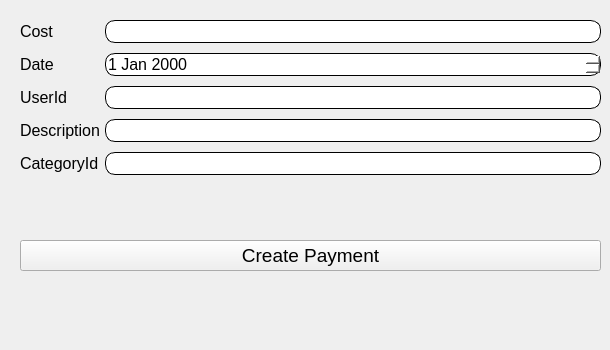
          <widget class="QWidget" name="CreateTab">
           <attribute name="title">
            <string extracomment="This tab is using to create the new row">Create</string>
           </attribute>
           <widget class="QWidget" name="formLayoutWidget_2">
            <property name="geometry">
             <rect>
              <x>20</x>
              <y>20</y>
              <width>581</width>
              <height>321</height>
             </rect>
            </property>
            <layout class="QFormLayout" name="formLayout_4">
             <property name="horizontalSpacing">
              <number>5</number>
             </property>
             <property name="verticalSpacing">
              <number>10</number>
             </property>
             <item row="0" column="0">
              <widget class="QLabel" name="label_8">
               <property name="font">
                <font>
                 <family>Segoe UI</family>
                 <pointsize>12</pointsize>
                </font>
               </property>
               <property name="text">
                <string>Cost</string>
               </property>
              </widget>
             </item>
             <item row="0" column="1">
              <widget class="QLineEdit" name="paymentsCostEditField_2">
               <property name="font">
                <font>
                 <family>Segoe UI</family>
                 <pointsize>12</pointsize>
                </font>
               </property>
               <property name="styleSheet">
                <string notr="true">#paymentsCostEditField_2{
background-color: white; 
border-style: outset;
border-width: 1px;
border-radius: 10px;
}</string>
               </property>
              </widget>
             </item>
             <item row="1" column="0">
              <widget class="QLabel" name="label_9">
               <property name="font">
                <font>
                 <family>Segoe UI</family>
                 <pointsize>12</pointsize>
                </font>
               </property>
               <property name="text">
                <string>Date</string>
               </property>
              </widget>
             </item>
             <item row="1" column="1">
              <widget class="QDateEdit" name="paymentsDateEditField_2">
               <property name="font">
                <font>
                 <family>Segoe UI</family>
                 <pointsize>12</pointsize>
                </font>
               </property>
               <property name="styleSheet">
                <string notr="true">#paymentsDateEditField_2{
background-color: white; 
border-style: outset;
border-width: 1px;
border-radius: 10px;
}</string>
               </property>
              </widget>
             </item>
             <item row="2" column="0">
              <widget class="QLabel" name="label_10">
               <property name="font">
                <font>
                 <family>Segoe UI</family>
                 <pointsize>12</pointsize>
                </font>
               </property>
               <property name="text">
                <string>UserId</string>
               </property>
              </widget>
             </item>
             <item row="2" column="1">
              <widget class="QLineEdit" name="paymentsUserIdEditField_2">
               <property name="font">
                <font>
                 <family>Segoe UI</family>
                 <pointsize>12</pointsize>
                </font>
               </property>
               <property name="styleSheet">
                <string notr="true">#paymentsUserIdEditField_2{
background-color: white; 
border-style: outset;
border-width: 1px;
border-radius: 10px;
}</string>
               </property>
              </widget>
             </item>
             <item row="3" column="0">
              <widget class="QLabel" name="label_11">
               <property name="font">
                <font>
                 <family>Segoe UI</family>
                 <pointsize>12</pointsize>
                </font>
               </property>
               <property name="text">
                <string>Description</string>
               </property>
              </widget>
             </item>
             <item row="3" column="1">
              <widget class="QLineEdit" name="paymentsDescriptionEditField_2">
               <property name="font">
                <font>
                 <family>Segoe UI</family>
                 <pointsize>12</pointsize>
                </font>
               </property>
               <property name="styleSheet">
                <string notr="true">#paymentsDescriptionEditField_2{
background-color: white; 
border-style: outset;
border-width: 1px;
border-radius: 10px;
}</string>
               </property>
              </widget>
             </item>
             <item row="4" column="0">
              <widget class="QLabel" name="label_12">
               <property name="font">
                <font>
                 <family>Segoe UI</family>
                 <pointsize>12</pointsize>
                </font>
               </property>
               <property name="text">
                <string>CategoryId</string>
               </property>
              </widget>
             </item>
             <item row="4" column="1">
              <widget class="QLineEdit" name="paymentsCategoryIdEditField_2">
               <property name="font">
                <font>
                 <family>Segoe UI</family>
                 <pointsize>12</pointsize>
                </font>
               </property>
               <property name="styleSheet">
                <string notr="true">#paymentsCategoryIdEditField_2{
background-color: white; 
border-style: outset;
border-width: 1px;
border-radius: 10px;
}</string>
               </property>
              </widget>
             </item>
             <item row="6" column="0" colspan="2">
              <layout class="QHBoxLayout" name="horizontalLayout_2">
               <property name="spacing">
                <number>1</number>
               </property>
               <property name="topMargin">
                <number>55</number>
               </property>
               <item>
                <widget class="QPushButton" name="paymentCreateBtn_2">
                 <property name="font">
                  <font>
                   <family>Segoe UI</family>
                   <pointsize>14</pointsize>
                  </font>
                 </property>
                 <property name="styleSheet">
                  <string notr="true">#paymentCreateBtn_2{
background-color: #F0F0F0;
/* color: green; */
color: black;
/* border-style: double;
border-width: 1px;
border-color:	#E87F6F;
*/
}

#paymentCreateBtn:hover{
background-color: white;
color: black;
}</string>
                 </property>
                 <property name="text">
                  <string>Create Payment</string>
                 </property>
                </widget>
               </item>
              </layout>
             </item>
            </layout>
           </widget>
          </widget>
